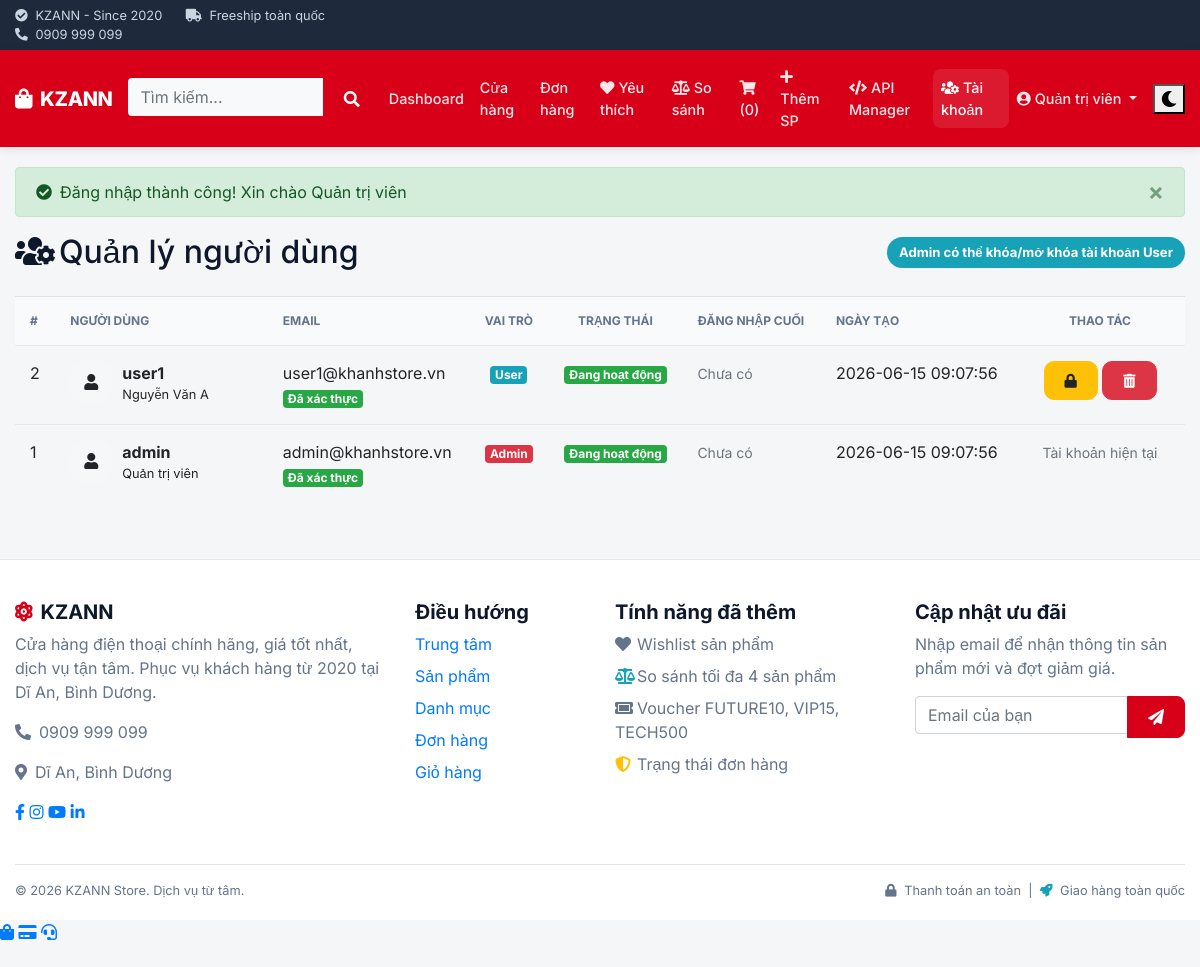
The app's page /index.php?url=account/manage (signed in) with its own data.
### tables this page shows
CREATE TABLE IF NOT EXISTS account (
    id INT AUTO_INCREMENT PRIMARY KEY,
    username VARCHAR(255) NOT NULL UNIQUE,
    email VARCHAR(255) NULL,
    password VARCHAR(255) NOT NULL,
    fullname VARCHAR(255) NOT NULL,
    avatar VARCHAR(255) NULL,
    role ENUM('admin', 'user') DEFAULT 'user',
    is_active TINYINT(1) NOT NULL DEFAULT 1,
    email_verified_at DATETIME NULL,
    email_verification_token VARCHAR(64) NULL,
    password_reset_token VARCHAR(64) NULL,
    password_reset_expires DATETIME NULL,
    remember_token_hash VARCHAR(255) NULL,
    last_login_at DATETIME NULL,
    failed_login_attempts INT NOT NULL DEFAULT 0,
    locked_until DATETIME NULL,
    created_at DATETIME DEFAULT CURRENT_TIMESTAMP,
    updated_at DATETIME NULL,
    INDEX idx_account_email (email),
    INDEX idx_account_reset_token (password_reset_token),
    INDEX idx_account_verify_token (email_verification_token)
);

### app/controllers/AccountController.php (called while the page is built, shortened)
<?php
require_once BASE_PATH . '/app/models/AccountModel.php';
class AccountController {
    private $accountModel;
    public function __construct() {
        $this->accountModel = new AccountModel();
    }
    public function manage() {
        $accounts = $this->accountModel->getAllAccounts();
        include BASE_PATH . '/app/views/account/manage.php';
    }
}

### app/config/database.php (called while the page is built)
<?php
class Database {
    private static $instance = null;
    private $conn;
    private $host = 'localhost';
    private $dbname = 'my_store';
    private $username = 'root';
    private $password = '';
    private function __construct() {
        try {
            $dsn = "mysql:host={$this->host};dbname={$this->dbname};charset=utf8mb4";
            $this->conn = new PDO($dsn, $this->username, $this->password);
            $this->conn->setAttribute(PDO::ATTR_ERRMODE, PDO::ERRMODE_EXCEPTION);
            $this->conn->setAttribute(PDO::ATTR_DEFAULT_FETCH_MODE, PDO::FETCH_ASSOC);
        } catch (PDOException $e) {
            die("Lỗi kết nối Database: " . $e->getMessage());
        }
    }
    public static function getInstance() {
        if (self::$instance === null) {
            self::$instance = new self();
        }
        return self::$instance;
    }
    public function getConnection() {
        return $this->conn;
    }
}

### app/models/AccountModel.php (called while the page is built, shortened)
<?php
class AccountModel {
    private $conn;
    public function __construct() {
        $this->conn = Database::getInstance()->getConnection();
        $this->ensureTable();
    }
    private function ensureTable() {
        try {
            $this->conn->query("SELECT 1 FROM account LIMIT 1");
        } catch (\PDOException $e) {
            $this->conn->exec("CREATE TABLE IF NOT EXISTS account (
                id INT AUTO_INCREMENT PRIMARY KEY,
                username VARCHAR(255) NOT NULL UNIQUE,
                email VARCHAR(255) NULL,
                password VARCHAR(255) NOT NULL,
                fullname VARCHAR(255) NOT NULL,
                avatar VARCHAR(255) NULL,
                role ENUM('admin', 'user') DEFAULT 'user',
                is_active TINYINT(1) NOT NULL DEFAULT 1,
                email_verified_at DATETIME NULL,
                email_verification_token VARCHAR(64) NULL,
                password_reset_token VARCHAR(64) NULL,
                password_reset_expires DATETIME NULL,
                remember_token_hash VARCHAR(255) NULL,
                last_login_at DATETIME NULL,
                created_at DATETIME DEFAULT CURRENT_TIMESTAMP,
                updated_at DATETIME NULL,
                INDEX idx_account_email (email),
                INDEX idx_account_reset_token (password_reset_token),
                INDEX idx_account_verify_token (email_verification_token)
            ) ENGINE=InnoDB DEFAULT CHARSET=utf8mb4 COLLATE=utf8mb4_unicode_ci");
        }
    }
    private function columnExists($column) {
        try {
            $driver = $this->conn->getAttribute(PDO::ATTR_DRIVER_NAME);
            $stmt = $this->conn->prepare("SHOW COLUMNS FROM account LIKE :column");
            $stmt->execute([':column' => $column]);
            return (bool)$stmt->fetch(PDO::FETCH_ASSOC);
        } catch (Exception $e) { return true; }
    }
    private function ensureDefaultAccounts() {
        $this->conn->exec("UPDATE account SET email = 'admin@novatech.local', email_verified_at = COALESCE(email_verified_at, CURRENT_TIMESTAMP) WHERE username = 'admin' AND (email IS NULL OR email = '')");
        $this->conn->exec("UPDATE account SET email = 'user1@novatech.local', email_verified_at = COALESCE(email_verified_at, CURRENT_TIMESTAMP) WHERE username = 'user1' AND (email IS NULL OR email = '')");
    }
    public function getAllAccounts() {
        $stmt = $this->conn->prepare("SELECT id, username, email, fullname, avatar, role, is_active, email_verified_at, last_login_at, created_at FROM account ORDER BY id DESC");
        $stmt->execute();
        return $stmt->fetchAll(PDO::FETCH_ASSOC);
    }
}

### app/views/account/manage.php (the view, shortened to what this page needs)
<?php include BASE_PATH . '/app/views/shares/header.php'; ?>
<div class="d-flex justify-content-between align-items-center mb-4 flex-wrap gap-2">
    <h2 class="section-title mb-0"><i class="fas fa-users-cog mr-1"></i>Quản lý người dùng</h2>
    <span class="badge badge-info" style="font-size:.82rem;padding:9px 12px;border-radius:999px">Admin có thể khóa/mở khóa tài khoản User</span>
</div>
<?php if (empty($accounts)): ?>
<div class="empty-state">
    <i class="fas fa-users"></i>
    <h4>Chưa có tài khoản nào</h4>
</div>
<?php else: ?>
<div class="table-responsive">
    <table class="table">
        <thead>
            <tr>
                <th>#</th>
                <th>Người dùng</th>
                <th>Email</th>
                <th class="text-center">Vai trò</th>
                <th class="text-center">Trạng thái</th>
                <th>Đăng nhập cuối</th>
                <th>Ngày tạo</th>
                <th class="text-center" style="width:170px">Thao tác</th>
            </tr>
        </thead>
        <tbody>
        <?php foreach ($accounts as $acc): ?>
            <?php
                $avatar = !empty($acc['avatar']) && file_exists(BASE_PATH . '/' . $acc['avatar']) ? $acc['avatar'] : '';
                $isActive = (int)($acc['is_active'] ?? 1) === 1;
                $isSelf = (int)$acc['id'] === (int)($_SESSION['user_id'] ?? 0);
                $canManage = $acc['role'] !== 'admin' && !$isSelf;
            ?>
            <tr>
                <td><?= (int) $acc['id'] ?></td>
                <td>
                    <div class="d-flex align-items-center" style="gap:10px;min-width:180px">
                        <div style="width:42px;height:42px;border-radius:14px;overflow:hidden;background:rgba(255,255,255,.08);display:flex;align-items:center;justify-content:center;border:1px solid var(--line)">
                            <?php if ($avatar): ?><img src="<?= e($avatar) ?>" alt="Avatar" style="width:100%;height:100%;object-fit:cover"><?php else: ?><i class="fas fa-user" style="color:var(--muted)"></i><?php endif; ?>
                        </div>
                        <div>
                            <strong><?= e($acc['username']) ?></strong>
                            <div style="font-size:.8rem;color:var(--muted)"><?= e($acc['fullname']) ?></div>
                        </div>
                    </div>
                </td>
                <td>
                    <?= e($acc['email'] ?? '') ?: '<span class="text-muted small">Chưa có</span>' ?>
                    <div>
                        <?php if (!empty($acc['email'])): ?>
                            <span class="badge <?= !empty($acc['email_verified_at']) ? 'badge-success' : 'badge-warning' ?>"><?= !empty($acc['email_verified_at']) ? 'Đã xác thực' : 'Chưa xác thực' ?></span>
                        <?php endif; ?>
                    </div>
                </td>
                <td class="text-center">
                    <?php if ($acc['role'] === 'admin'): ?>
                        <span class="badge badge-danger">Admin</span>
                    <?php else: ?>
                        <span class="badge badge-info">User</span>
                    <?php endif; ?>
                </td>
                <td class="text-center">
                    <span class="badge <?= $isActive ? 'badge-success' : 'badge-secondary' ?>"><?= $isActive ? 'Đang hoạt động' : 'Đã khóa' ?></span>
                </td>
                <td><?= e($acc['last_login_at'] ?? '') ?: '<span class="text-muted small">Chưa có</span>' ?></td>
                <td><?= e($acc['created_at'] ?? '') ?></td>
                <td class="text-center">
                    <?php if ($canManage): ?>
                        <form method="POST" action="index.php?url=account/toggleLock/<?= (int)$acc['id'] ?>" class="d-inline">
                            <button type="submit" class="btn btn-sm <?= $isActive ? 'btn-warning' : 'btn-success' ?>" style="border-radius:10px" onclick="event.preventDefault(); showConfirm('Xác nhận', '<?= $isActive ? 'Khóa' : 'Mở khóa' ?> tài khoản <?= e($acc['username']) ?>?', () => this.form.submit());" title="<?= $isActive ? 'Khóa' : 'Mở khóa' ?>">
                                <i class="fas <?= $isActive ? 'fa-lock' : 'fa-unlock' ?>"></i>
                            </button>
                        </form>
                        <form method="POST" action="index.php?url=account/delete/<?= (int)$acc['id'] ?>" class="d-inline">
                            <button type="submit" class="btn btn-sm btn-danger" style="border-radius:10px" onclick="event.preventDefault(); showConfirm('Xác nhận xóa', 'Xóa tài khoản <?= e($acc['username']) ?>?', () => this.form.submit());" title="Xóa"><i class="fas fa-trash-alt"></i></button>
                        </form>
                    <?php else: ?>
                        <span class="text-muted small"><?= $isSelf ? 'Tài khoản hiện tại' : '—' ?></span>
                    <?php endif; ?>
                </td>
            </tr>
        <?php endforeach; ?>
        </tbody>
    </table>
</div>
<?php endif; ?>
<?php include BASE_PATH . '/app/views/shares/footer.php'; ?>

### app/views/shares/header.php (style rules this page uses)
:root { --primary: #d70018; --primary-dark: #af0013; --bg: #f4f6f8; --surface: #ffffff; --text-main: #0f172a; --text-muted: #64748b; --border: #e5e7eb; --radius: 10px; --shadow: 0 1px 2px 0 rgba(0, 0, 0, 0.05); --transition: all 0.2s ease; }
* { box-sizing: border-box; }
body { font-family: 'Inter', sans-serif; background-color: var(--bg); color: var(--text-main); min-height: 100vh; display: flex; flex-direction: column; line-height: 1.5; }
.btn { border-radius: 8px; font-weight: 600; padding: 0.5rem 1.25rem; transition: var(--transition); }
.table thead th { background: #f8fafc; color: var(--text-muted); font-size: 0.75rem; text-transform: uppercase; border-bottom: 1px solid var(--border); padding: 15px; }
.table td { padding: 15px; border-top: 1px solid var(--border); }

### records on screen
account: id "2", username "user1", fullname "Nguyễn Văn A", email "user1@khanhstore.vn", shows "Đã xác thực", role "User", is_active "Đang hoạt động", last_login_at "Chưa có", created_at "2026-06-15 09:07:56"
account: id "1", username "admin", fullname "Quản trị viên", email "admin@khanhstore.vn", shows "Đã xác thực", role "Admin", is_active "Đang hoạt động", last_login_at "Chưa có", created_at "2026-06-15 09:07:56"

### other values on screen
$cartCount "0"
$_SESSION['fullname'] "Quản trị viên"
$_SESSION['success'] "Đăng nhập thành công! Xin chào Quản trị viên"
